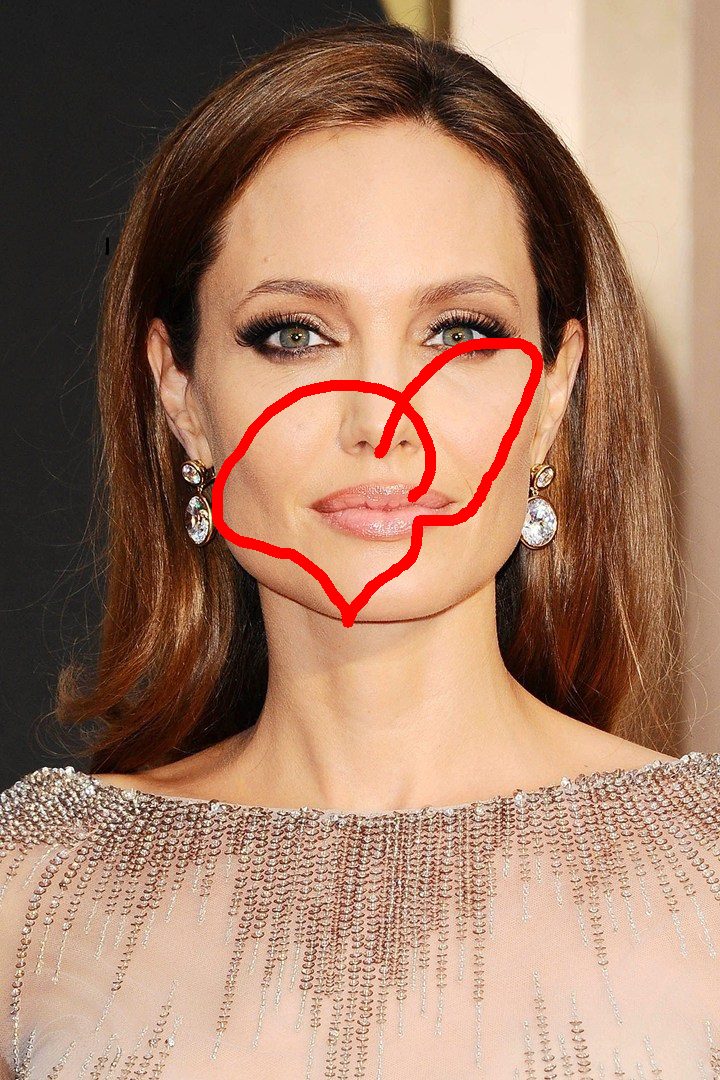
#> input picture drawimg.png, 720 x 1080 px
$ python -i mirrorplus2.py   (imports and definitions only)
#> lines starting #> are read from the running program, lines starting #| are printed output that depends on the picture
#> further down, picture is the input picture: shape (1080, 720, 3); mean B, G, R 104.2, 125.8, 162.9
import cv2
import numpy as np


##########
# Scaling
def plus(image):
    rows, cols = image.shape[:2]
#> rows = 1080; cols = 720
    w = cv2.getTrackbarPos('W', 'image')
    translation_matrix = np.float32([[2.0, 0, int(0.5 * cols)], [0, 2.0, int(0.5 * rows)]])
#> translation_matrix = [[2, 0, 360], [0, 2, 540]]
    img_t = cv2.warpAffine(image, translation_matrix, (2 * cols, 2 * rows))
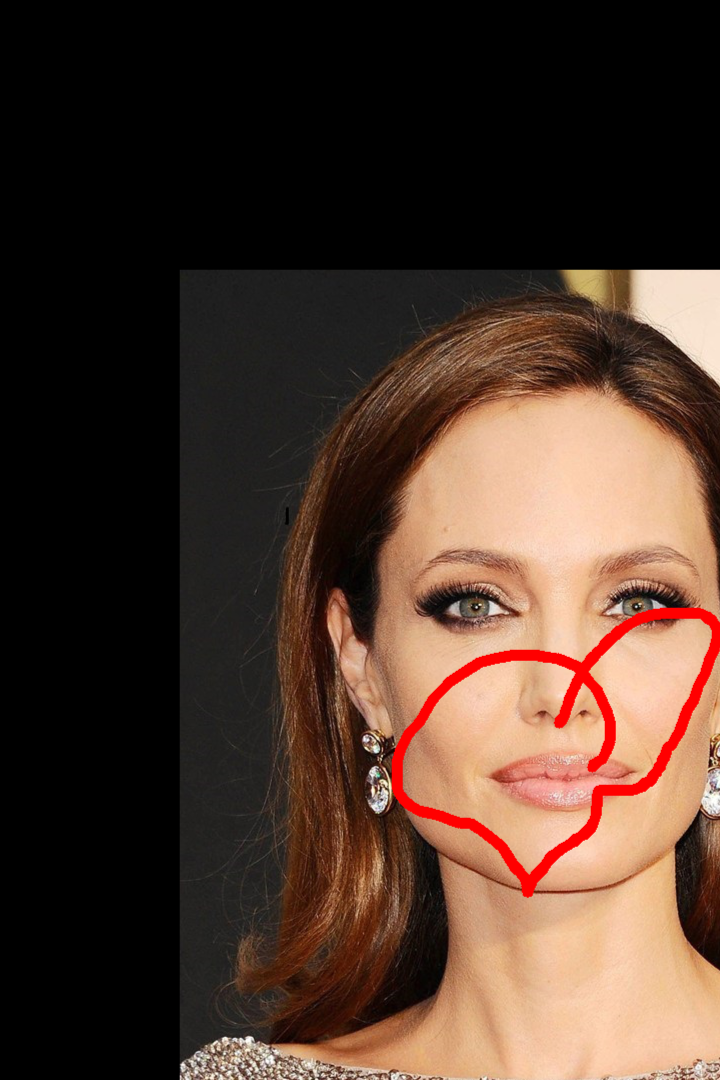
#> img_t: shape (2160, 1440, 3) (shown at 1/2 size); mean B, G, R 45.1, 56.9, 78.8

    rotation_matrix = cv2.getRotationMatrix2D((cols, rows), -90, 1)
    img_r = cv2.warpAffine(img_t, rotation_matrix, (2 * cols, 2 * rows))
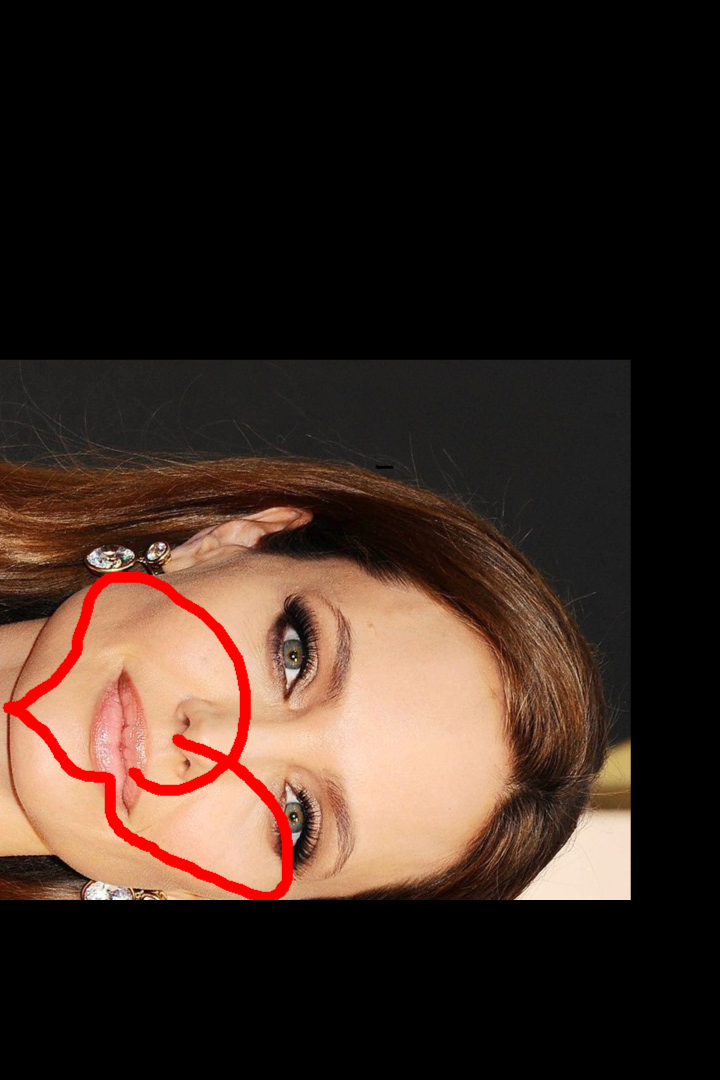
#> img_r: shape (2160, 1440, 3) (shown at 1/2 size); mean B, G, R 33.5, 42, 59.2

    translation_matrix = np.float32([[1, 0, -int(cols - (0.5 * rows))], [0, 1, -int(rows - (0.5 * cols))]])
#> translation_matrix = [[1, 0, -180], [0, 1, -720]]
    image = cv2.warpAffine(img_r, translation_matrix, (rows, cols))
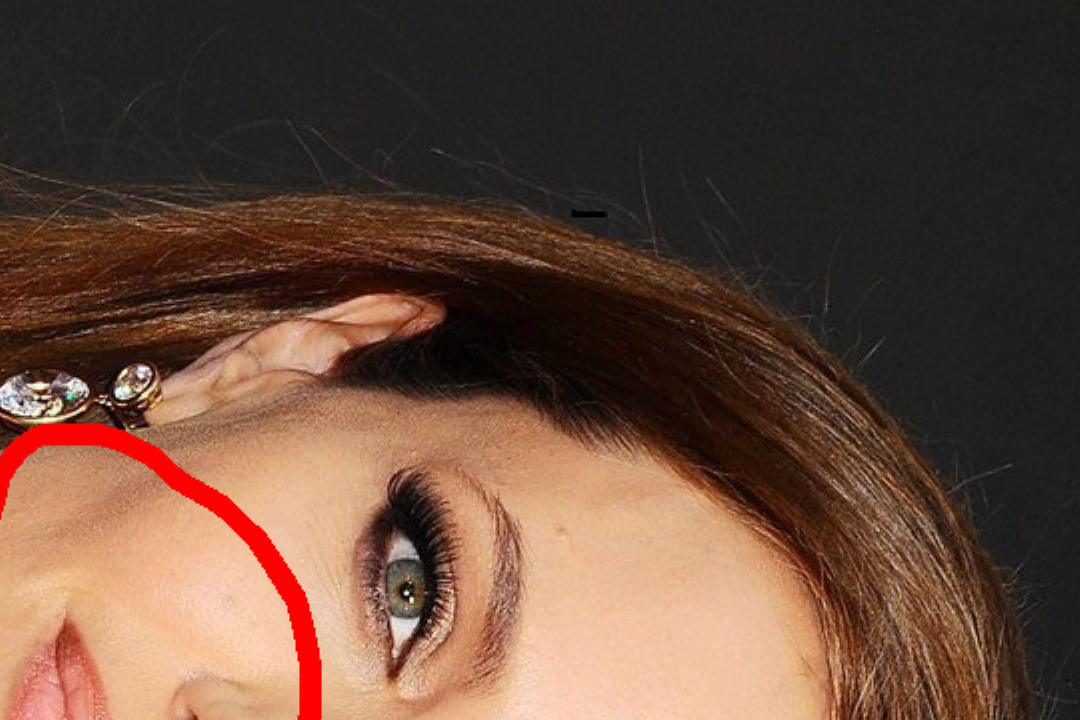
#> image: shape (720, 1080, 3); mean B, G, R 59.2, 74.1, 102


    return image

>>> import cv2
>>> picture = cv2.imread('drawimg.png')
>>> result = plus(picture)

$ run again, on gats.jpg
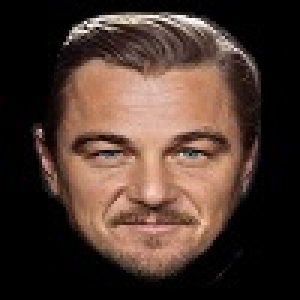
#> input picture gats.jpg, 100 x 100 px (shown 3 times larger)
#> picture is the input picture: shape (100, 100, 3); mean B, G, R 46.5, 55.2, 75
#> in plus, `img_t = cv2.warpAffine(image, translation_matrix, (2 * cols, 2 * rows))`:
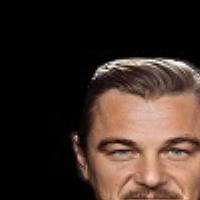
#> img_t: shape (200, 200, 3); mean B, G, R 38.1, 45.2, 61
#> in plus, `image = cv2.warpAffine(img_r, translation_matrix, (rows, cols))`:
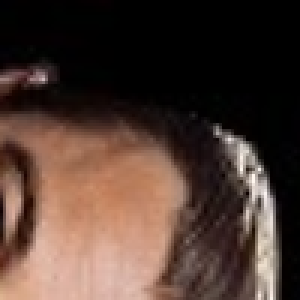
#> image: shape (100, 100, 3) (shown 3 times larger); mean B, G, R 50.3, 58.8, 78.8
